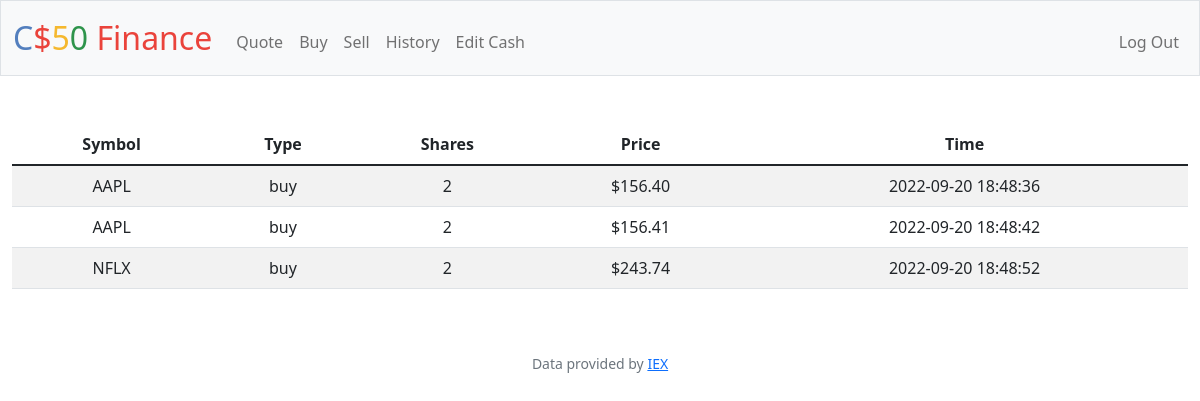
Screenshot of /history (signed in) with the database file from the repository.
### tables this page shows
CREATE TABLE 'transactions' ('id' INTEGER PRIMARY KEY AUTOINCREMENT NOT NULL, 'user_id' INTEGER NOT NULL, 'name' TEXT NOT NULL, 'shares' INTEGER NOT NULL, 'price' NUMERIC NOT NULL, 'type' TEXT NOT NULL, 'symbol' TEXT NOT NULL, 'time' DATETIME DEFAULT CURRENT_TIMESTAMP);

### app.py (the view)
@app.route("/history")
@login_required
def history():
    user_id = session["user_id"]
    transactions = db.execute("SELECT type, symbol, price, shares, time FROM transactions WHERE user_id = ?", user_id)
    return render_template("history.html", transactions=transactions, usd=usd)

### app.py (called while the page is built)
@app.after_request
def after_request(response):
    response.headers["Cache-Control"] = "no-cache, no-store, must-revalidate"
    response.headers["Expires"] = 0
    response.headers["Pragma"] = "no-cache"
    return response

### helpers.py (called while the page is built)
def login_required(f):
    @wraps(f)
    def decorated_function(*args, **kwargs):
        if session.get("user_id") is None:
            return redirect("/login")
        return f(*args, **kwargs)
    return decorated_function

def usd(value):
    return f"${value:,.2f}"

### templates/history.html (shortened to what this page needs)
{% extends "layout.html" %}
{% block main %}
    <table class="table table-striped">
        <thead>
            <tr>
                <th>Symbol</th>
                <th>Type</th>
                <th>Shares</th>
                <th>Price</th>
                <th>Time</th>
            </tr>
        </thead>
        <tbody>
            {% for transaction in transactions %}
            <tr>
                <td>{{ transaction["symbol"].upper() }}</td>
                <td>{{ transaction["type"] }}</td>
                <td>{{ transaction["shares"] }}</td>
                <td>{{ usd(transaction["price"]) }}</td>
                <td>{{ transaction["time"] }}</td>
            </tr>
            {% endfor %}
        </tbody>
    </table>
{% endblock %}

### rows the page displays
transactions: price "$156.40"
transactions: price "$156.41"
transactions: price "$243.74"
